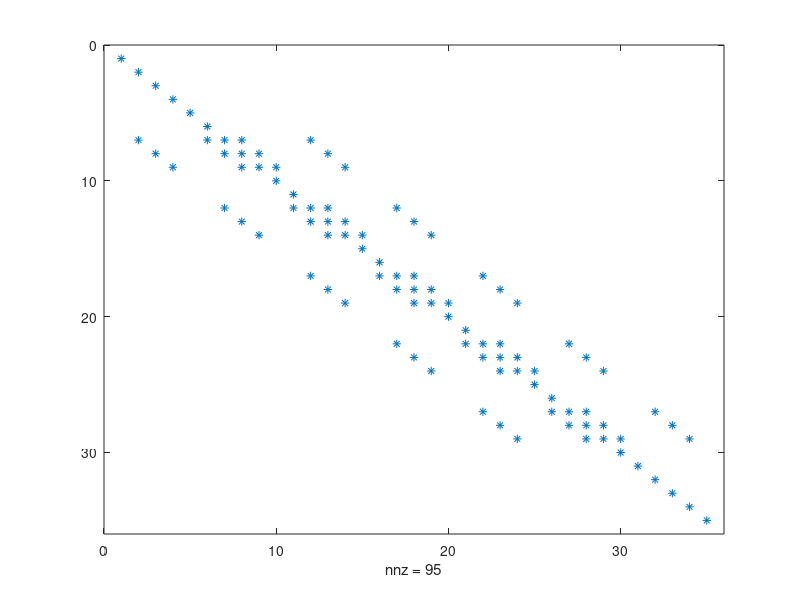

The MATLAB source for this figure:
% Poisson equation -\nabla² u = f with dirichlet conditions u = 0

close all;
clear all;

mx = 5;
my = 7;
hx = 1/(mx-1);
hy = 1/(my-1);

x_p = linspace(0,1,(mx));
y_p = linspace(0,1,(my));
f = zeros(1,mx*my);

for i=1:mx
  for j=1:my
  if (i ~= 1 & i ~= mx & j ~= 1 & j ~= my)
    f(1,i + (j-1)*mx) = 2*(1-6*x_p(i)^2)*y_p(j)^2*(1-y_p(j)^2)+...
    2*(1-6*y_p(j)^2)*x_p(i)^2*(1-x_p(i)^2);
    uex(1,i + (j-1)*mx) = (x_p(i)^2-x_p(i)^4)*(y_p(j)^4-y_p(j)^2);
  end
  end
end

A = eye(mx*my);

for i = 1:mx
  for j= 1:my 
    if (i ~= 1 & i ~= mx & j ~= 1 & j ~= my)
      A(i + (j-1)*mx,i + (j-1)*mx) = 2*(1/hy^2 + 1/hx^2);
      A(i + (j-1)*mx,i + (j-1)*mx-1) = -1/hx^2;
      A(i + (j-1)*mx,i + (j-1)*mx+1) = -1/hx^2;
      A(i + (j-1)*mx,i + (j-1)*mx+mx) = -1/hy^2;
      A(i + (j-1)*mx,i + (j-1)*mx-mx) = -1/hy^2;
    end
  end 
end

u = A\f'

spy(A)